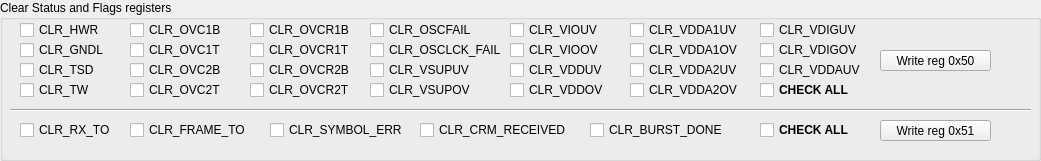
    <widget class="QGroupBox" name="groupBoxClearv1">
     <property name="geometry">
      <rect>
       <x>10</x>
       <y>870</y>
       <width>1041</width>
       <height>161</height>
      </rect>
     </property>
     <property name="title">
      <string>Clear Status and Flags registers</string>
     </property>
     <property name="checkable">
      <bool>false</bool>
     </property>
     <widget class="CustomControls::CheckBox" name="checkBox_61">
      <property name="geometry">
       <rect>
        <x>250</x>
        <y>60</y>
        <width>101</width>
        <height>20</height>
       </rect>
      </property>
      <property name="accessibleName">
       <string>REGX50[CLR_OVCR2B]</string>
      </property>
      <property name="text">
       <string>CLR_OVCR2B</string>
      </property>
     </widget>
     <widget class="CustomControls::CheckBox" name="checkBox_62">
      <property name="geometry">
       <rect>
        <x>630</x>
        <y>60</y>
        <width>131</width>
        <height>20</height>
       </rect>
      </property>
      <property name="accessibleName">
       <string>REGX50[CLR_VDDA2UV]</string>
      </property>
      <property name="text">
       <string>CLR_VDDA2UV</string>
      </property>
     </widget>
     <widget class="CustomControls::CheckBox" name="checkBox_63">
      <property name="geometry">
       <rect>
        <x>250</x>
        <y>20</y>
        <width>101</width>
        <height>20</height>
       </rect>
      </property>
      <property name="accessibleName">
       <string>REGX50[CLR_OVCR1B]</string>
      </property>
      <property name="text">
       <string>CLR_OVCR1B</string>
      </property>
     </widget>
     <widget class="CustomControls::CheckBox" name="checkBox_64">
      <property name="geometry">
       <rect>
        <x>370</x>
        <y>60</y>
        <width>101</width>
        <height>20</height>
       </rect>
      </property>
      <property name="accessibleName">
       <string>REGX50[CLR_VSUPUV]</string>
      </property>
      <property name="text">
       <string>CLR_VSUPUV</string>
      </property>
     </widget>
     <widget class="CustomControls::CheckBox" name="checkBox_65">
      <property name="geometry">
       <rect>
        <x>250</x>
        <y>40</y>
        <width>101</width>
        <height>20</height>
       </rect>
      </property>
      <property name="accessibleName">
       <string>REGX50[CLR_OVCR1T]</string>
      </property>
      <property name="text">
       <string>CLR_OVCR1T</string>
      </property>
     </widget>
     <widget class="CustomControls::CheckBox" name="checkBox_66">
      <property name="geometry">
       <rect>
        <x>20</x>
        <y>60</y>
        <width>81</width>
        <height>20</height>
       </rect>
      </property>
      <property name="accessibleName">
       <string>REGX50[CLR_TSD]</string>
      </property>
      <property name="text">
       <string>CLR_TSD</string>
      </property>
     </widget>
     <widget class="CustomControls::CheckBox" name="checkBox_67">
      <property name="geometry">
       <rect>
        <x>250</x>
        <y>80</y>
        <width>101</width>
        <height>20</height>
       </rect>
      </property>
      <property name="accessibleName">
       <string>REGX50[CLR_OVCR2T]</string>
      </property>
      <property name="text">
       <string>CLR_OVCR2T</string>
      </property>
     </widget>
     <widget class="CustomControls::CheckBox" name="checkBox_68">
      <property name="geometry">
       <rect>
        <x>510</x>
        <y>20</y>
        <width>101</width>
        <height>20</height>
       </rect>
      </property>
      <property name="accessibleName">
       <string>REGX50[CLR_VIOUV]</string>
      </property>
      <property name="text">
       <string>CLR_VIOUV</string>
      </property>
     </widget>
     <widget class="CustomControls::CheckBox" name="checkBox_69">
      <property name="geometry">
       <rect>
        <x>370</x>
        <y>40</y>
        <width>131</width>
        <height>20</height>
       </rect>
      </property>
      <property name="accessibleName">
       <string>REGX50[CLR_OSCLCK_FAIL]</string>
      </property>
      <property name="text">
       <string>CLR_OSCLCK_FAIL</string>
      </property>
     </widget>
     <widget class="CustomControls::CheckBox" name="checkBox_71">
      <property name="geometry">
       <rect>
        <x>370</x>
        <y>20</y>
        <width>131</width>
        <height>20</height>
       </rect>
      </property>
      <property name="accessibleName">
       <string>REGX50[CLR_OSCFAIL]</string>
      </property>
      <property name="text">
       <string>CLR_OSCFAIL</string>
      </property>
     </widget>
     <widget class="CustomControls::CheckBox" name="checkBox_72">
      <property name="geometry">
       <rect>
        <x>510</x>
        <y>80</y>
        <width>101</width>
        <height>20</height>
       </rect>
      </property>
      <property name="accessibleName">
       <string>REGX50[CLR_VDDOV]</string>
      </property>
      <property name="text">
       <string>CLR_VDDOV</string>
      </property>
     </widget>
     <widget class="CustomControls::CheckBox" name="checkBox_73">
      <property name="geometry">
       <rect>
        <x>20</x>
        <y>20</y>
        <width>131</width>
        <height>20</height>
       </rect>
      </property>
      <property name="accessibleName">
       <string>REGX50[CLR_HWR]</string>
      </property>
      <property name="text">
       <string>CLR_HWR</string>
      </property>
     </widget>
     <widget class="CustomControls::CheckBox" name="checkBox_74">
      <property name="geometry">
       <rect>
        <x>760</x>
        <y>40</y>
        <width>121</width>
        <height>20</height>
       </rect>
      </property>
      <property name="accessibleName">
       <string>REGX50[CLR_VDIGOV]</string>
      </property>
      <property name="text">
       <string>CLR_VDIGOV</string>
      </property>
     </widget>
     <widget class="CustomControls::CheckBox" name="checkBox_75">
      <property name="geometry">
       <rect>
        <x>20</x>
        <y>40</y>
        <width>131</width>
        <height>20</height>
       </rect>
      </property>
      <property name="accessibleName">
       <string>REGX50[CLR_GNDL]</string>
      </property>
      <property name="text">
       <string>CLR_GNDL</string>
      </property>
     </widget>
     <widget class="CustomControls::CheckBox" name="checkBox_76">
      <property name="geometry">
       <rect>
        <x>510</x>
        <y>40</y>
        <width>101</width>
        <height>20</height>
       </rect>
      </property>
      <property name="accessibleName">
       <string>REGX50[CLR_VIOOV]</string>
      </property>
      <property name="text">
       <string>CLR_VIOOV</string>
      </property>
     </widget>
     <widget class="CustomControls::CheckBox" name="checkBox_77">
      <property name="geometry">
       <rect>
        <x>20</x>
        <y>80</y>
        <width>91</width>
        <height>20</height>
       </rect>
      </property>
      <property name="accessibleName">
       <string>REGX50[CLR_TW]</string>
      </property>
      <property name="text">
       <string>CLR_TW</string>
      </property>
     </widget>
     <widget class="CustomControls::CheckBox" name="checkBox_78">
      <property name="geometry">
       <rect>
        <x>630</x>
        <y>40</y>
        <width>131</width>
        <height>20</height>
       </rect>
      </property>
      <property name="accessibleName">
       <string>REGX50[CLR_VDDA1OV]</string>
      </property>
      <property name="text">
       <string>CLR_VDDA1OV</string>
      </property>
     </widget>
     <widget class="CustomControls::CheckBox" name="checkBox_79">
      <property name="geometry">
       <rect>
        <x>130</x>
        <y>40</y>
        <width>91</width>
        <height>20</height>
       </rect>
      </property>
      <property name="accessibleName">
       <string>REGX50[CLR_OVC1T]</string>
      </property>
      <property name="text">
       <string>CLR_OVC1T</string>
      </property>
     </widget>
     <widget class="CustomControls::CheckBox" name="checkBox_80">
      <property name="geometry">
       <rect>
        <x>130</x>
        <y>80</y>
        <width>101</width>
        <height>20</height>
       </rect>
      </property>
      <property name="accessibleName">
       <string>REGX50[CLR_OVC2T]</string>
      </property>
      <property name="text">
       <string>CLR_OVC2T</string>
      </property>
     </widget>
     <widget class="CustomControls::CheckBox" name="checkBox_81">
      <property name="geometry">
       <rect>
        <x>630</x>
        <y>80</y>
        <width>131</width>
        <height>20</height>
       </rect>
      </property>
      <property name="accessibleName">
       <string>REGX50[CLR_VDDA2OV]</string>
      </property>
      <property name="text">
       <string>CLR_VDDA2OV</string>
      </property>
     </widget>
     <widget class="CustomControls::CheckBox" name="checkBox_82">
      <property name="geometry">
       <rect>
        <x>760</x>
        <y>20</y>
        <width>121</width>
        <height>20</height>
       </rect>
      </property>
      <property name="accessibleName">
       <string>REGX50[CLR_VDIGUV]</string>
      </property>
      <property name="text">
       <string>CLR_VDIGUV</string>
      </property>
     </widget>
     <widget class="CustomControls::CheckBox" name="checkBox_83">
      <property name="geometry">
       <rect>
        <x>370</x>
        <y>80</y>
        <width>101</width>
        <height>20</height>
       </rect>
      </property>
      <property name="accessibleName">
       <string>REGX50[CLR_VSUPOV]</string>
      </property>
      <property name="text">
       <string>CLR_VSUPOV</string>
      </property>
     </widget>
     <widget class="CustomControls::CheckBox" name="checkBox_84">
      <property name="geometry">
       <rect>
        <x>130</x>
        <y>60</y>
        <width>101</width>
        <height>20</height>
       </rect>
      </property>
      <property name="accessibleName">
       <string>REGX50[CLR_OVC2B]</string>
      </property>
      <property name="text">
       <string>CLR_OVC2B</string>
      </property>
     </widget>
     <widget class="CustomControls::CheckBox" name="checkBox_85">
      <property name="geometry">
       <rect>
        <x>760</x>
        <y>60</y>
        <width>121</width>
        <height>20</height>
       </rect>
      </property>
      <property name="accessibleName">
       <string>REGX50[CLR_VDDAUV]</string>
      </property>
      <property name="text">
       <string>CLR_VDDAUV</string>
      </property>
     </widget>
     <widget class="CustomControls::CheckBox" name="checkBox_86">
      <property name="geometry">
       <rect>
        <x>630</x>
        <y>20</y>
        <width>131</width>
        <height>20</height>
       </rect>
      </property>
      <property name="accessibleName">
       <string>REGX50[CLR_VDDA1UV]</string>
      </property>
      <property name="text">
       <string>CLR_VDDA1UV</string>
      </property>
     </widget>
     <widget class="CustomControls::CheckBox" name="checkBox_87">
      <property name="geometry">
       <rect>
        <x>510</x>
        <y>60</y>
        <width>101</width>
        <height>20</height>
       </rect>
      </property>
      <property name="accessibleName">
       <string>REGX50[CLR_VDDUV]</string>
      </property>
      <property name="text">
       <string>CLR_VDDUV</string>
      </property>
     </widget>
     <widget class="CustomControls::CheckBox" name="checkBox_88">
      <property name="geometry">
       <rect>
        <x>130</x>
        <y>20</y>
        <width>91</width>
        <height>20</height>
       </rect>
      </property>
      <property name="accessibleName">
       <string>REGX50[CLR_OVC1B]</string>
      </property>
      <property name="text">
       <string>CLR_OVC1B</string>
      </property>
     </widget>
     <widget class="CustomControls::CheckBox" name="checkBox_89">
      <property name="geometry">
       <rect>
        <x>20</x>
        <y>120</y>
        <width>111</width>
        <height>20</height>
       </rect>
      </property>
      <property name="accessibleName">
       <string>REGX51[CLR_RX_TO]</string>
      </property>
      <property name="text">
       <string>CLR_RX_TO</string>
      </property>
     </widget>
     <widget class="CustomControls::CheckBox" name="checkBox_90">
      <property name="geometry">
       <rect>
        <x>130</x>
        <y>120</y>
        <width>141</width>
        <height>20</height>
       </rect>
      </property>
      <property name="accessibleName">
       <string>REGX51[CLR_FRAME_TO]</string>
      </property>
      <property name="text">
       <string>CLR_FRAME_TO</string>
      </property>
     </widget>
     <widget class="CustomControls::CheckBox" name="checkBox_91">
      <property name="geometry">
       <rect>
        <x>270</x>
        <y>120</y>
        <width>151</width>
        <height>20</height>
       </rect>
      </property>
      <property name="accessibleName">
       <string>REGX51[CLR_SYMBOL_ERR]</string>
      </property>
      <property name="text">
       <string>CLR_SYMBOL_ERR</string>
      </property>
     </widget>
     <widget class="CustomControls::CheckBox" name="checkBox_92">
      <property name="geometry">
       <rect>
        <x>420</x>
        <y>120</y>
        <width>171</width>
        <height>20</height>
       </rect>
      </property>
      <property name="accessibleName">
       <string>REGX51[CLR_CRM_RECEIVED]</string>
      </property>
      <property name="text">
       <string>CLR_CRM_RECEIVED</string>
      </property>
     </widget>
     <widget class="Line" name="line_8">
      <property name="geometry">
       <rect>
        <x>10</x>
        <y>100</y>
        <width>1021</width>
        <height>21</height>
       </rect>
      </property>
      <property name="orientation">
       <enum>Qt::Horizontal</enum>
      </property>
     </widget>
     <widget class="CustomControls::PushButton" name="pushButton_51">
      <property name="geometry">
       <rect>
        <x>880</x>
        <y>50</y>
        <width>111</width>
        <height>21</height>
       </rect>
      </property>
      <property name="accessibleName">
       <string>WriteREGX(REGX50)</string>
      </property>
      <property name="text">
       <string>Write reg 0x50</string>
      </property>
     </widget>
     <widget class="CustomControls::PushButton" name="pushButton_53">
      <property name="geometry">
       <rect>
        <x>880</x>
        <y>120</y>
        <width>111</width>
        <height>21</height>
       </rect>
      </property>
      <property name="accessibleName">
       <string>WriteREGX(REGX51)</string>
      </property>
      <property name="text">
       <string>Write reg 0x51</string>
      </property>
     </widget>
     <widget class="QCheckBox" name="checkBox_x51ALL">
      <property name="geometry">
       <rect>
        <x>760</x>
        <y>120</y>
        <width>111</width>
        <height>20</height>
       </rect>
      </property>
      <property name="font">
       <font>
        <weight>75</weight>
        <bold>true</bold>
       </font>
      </property>
      <property name="accessibleName">
       <string/>
      </property>
      <property name="text">
       <string>CHECK ALL</string>
      </property>
     </widget>
     <widget class="QCheckBox" name="checkBox_x50ALL">
      <property name="geometry">
       <rect>
        <x>760</x>
        <y>80</y>
        <width>121</width>
        <height>20</height>
       </rect>
      </property>
      <property name="font">
       <font>
        <weight>75</weight>
        <bold>true</bold>
       </font>
      </property>
      <property name="accessibleName">
       <string/>
      </property>
      <property name="text">
       <string>CHECK ALL</string>
      </property>
     </widget>
     <widget class="CustomControls::CheckBox" name="checkBox_93">
      <property name="geometry">
       <rect>
        <x>590</x>
        <y>120</y>
        <width>171</width>
        <height>20</height>
       </rect>
      </property>
      <property name="accessibleName">
       <string>REGX51[CLR_BURST_DONE]</string>
      </property>
      <property name="text">
       <string>CLR_BURST_DONE</string>
      </property>
     </widget>
    </widget>
